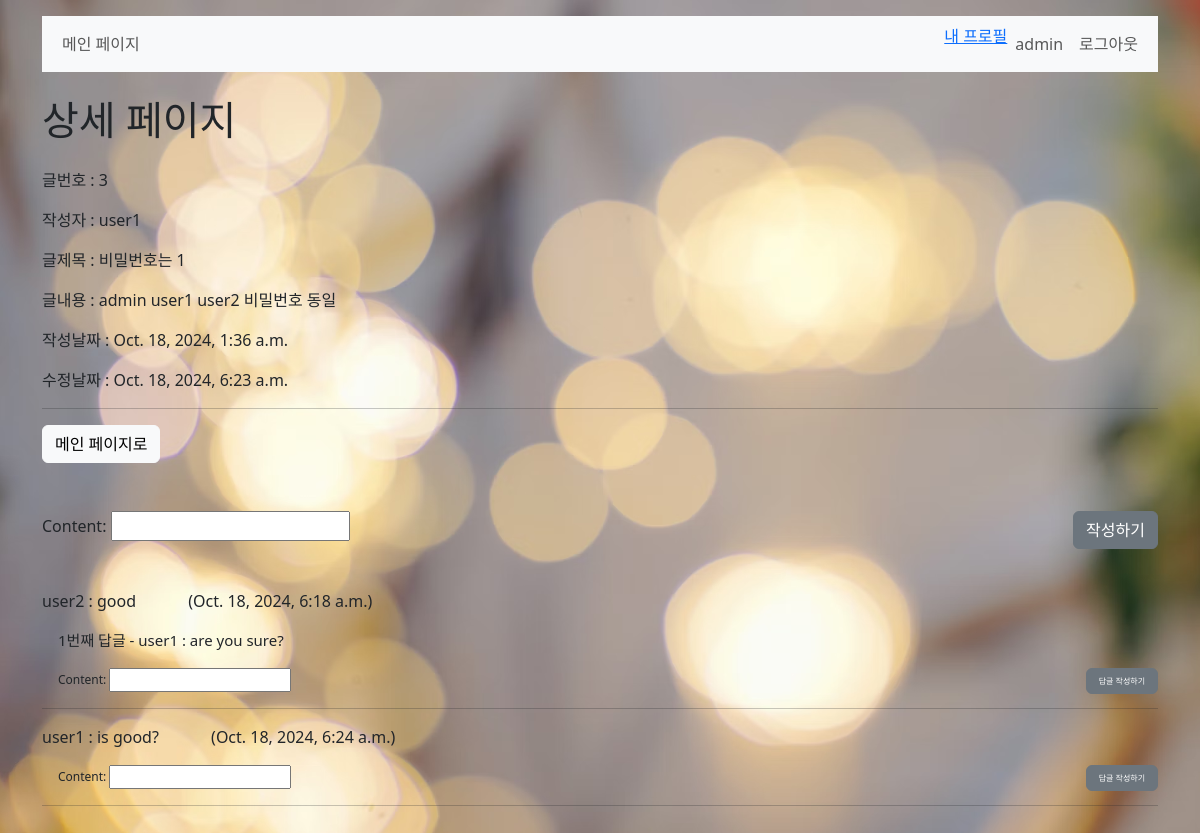
Page /boards/3/ (signed in) on the committed database.
### accounts/models.py (models this page shows)
class User(AbstractUser):
    following = models.ManyToManyField('self' , symmetrical=False , related_name='followers')

### boards/models.py (models this page shows)
class Board(models.Model):
    author = models.ForeignKey(settings.AUTH_USER_MODEL, on_delete=models.SET_NULL, null=True)
    title = models.CharField(max_length=20)
    content = models.TextField()
    created_at = models.DateTimeField(auto_now_add=True)
    updated_at = models.DateTimeField(auto_now=True)
    like_users = models.ManyToManyField(
        settings.AUTH_USER_MODEL, related_name='like_boards'
    )

class Comment(models.Model):
    author = models.ForeignKey(settings.AUTH_USER_MODEL, on_delete=models.SET_NULL, null=True)
    board = models.ForeignKey(Board, on_delete=models.CASCADE, related_name='comments')
    parent_comment = models.ForeignKey('self', on_delete=models.CASCADE, null=True, blank=True, related_name='replies')
    content = models.CharField(max_length=200)
    created_at = models.DateTimeField(auto_now_add=True)
    updated_at = models.DateTimeField(auto_now=True)

### boards/views.py (the view)
# urls.py: path('<int:pk>/', views.detail, name='detail'),
@require_http_methods(["GET", "POST"])
def detail(request, pk):
    board = get_object_or_404(Board, pk=pk)
    if request.method == 'POST':
        board.delete()
        return redirect('boards:index')
    comments = board.comments.filter(parent_comment__isnull=True)
    comment_form = CommentForm()
    context = {
        'board': board,
        'comments': comments,
        'comment_form': comment_form,
    }
    return render(request, 'boards/detail.html', context)

### boards/forms.py
class CommentForm(forms.ModelForm):
    class Meta:
        model = Comment
        fields = ('content', )

### boards/templates/boards/detail.html (shortened to what this page needs)
{% extends 'base.html' %}
{% block content %}
<div>
  <div class="d-flex justify-content-between">
    <h1 class="mb-4">상세 페이지</h1>
  </div>
  <p>글번호 : {{ board.id }}</p>
  <p>작성자 : {{ board.author }}</p>
  <p>글제목 : {{ board.title }}</p>
  <p>글내용 : {{ board.content }}</p>
  <p>작성날짜 : {{ board.created_at }}</p>
  <p>수정날짜 : {{ board.updated_at }}</p>
  <hr>
  <div class="mb-5 d-flex justify-content-between">
    <a href="{% url 'boards:index' %}"><button class="btn btn-light">메인 페이지로</button></a>
  </div>
  <form action="{% url 'boards:comment' board.id %}" method='POST'>
    <button class="btn btn-secondary" style="float: right;" type="submit">작성하기</button>
    {{ comment_form.as_p }}
  </form>
  <div class="mt-5">
    {% if comments|length == 0 %} 댓글이 없습니다.
    {% else %}
      {% for comment in comments %}
      <div class="my-3 d-flex justify-content-between">
        <div>
          <span>{{ comment.author }} : {{ comment.content }}</span>
          <span class="mx-5">({{ comment.created_at }})</span>
        </div>
        </div>
        {% for reply_comment in comment.replies.all %}
          <div class="d-flex">
            <p class="ms-3" style="font-size: 15px;">{{ forloop.counter }}번째 답글 - {{ reply_comment.author }} : {{ reply_comment.content }}</p>
          </div>
        {% endfor %}
        <form class="ms-3" style="font-size: 12px;" action="{% url 'boards:create_reply' comment.id %}" method='POST'>
          <button class="btn btn-secondary" style="float: right; font-size: 8px;" type="submit">답글 작성하기</button>
          {{ comment_form.as_p }}
        </form>
        <hr/>
      {% endfor %}
    {% endif %}
  </div>
</div>
{% endblock content %}

### templates/_navbar.html (shortened to what this page needs)
<nav class="navbar navbar-expand-lg bg-light">
  <div class="container-fluid">
    <div class="collapse navbar-collapse d-flex justify-content-between" id="navbarNav">
      <ul class="navbar-nav">
        <li class="nav-item">
          <a class="nav-link" aria-current="page" href="{% url 'boards:index' %}">메인 페이지</a>
        </li>
      </ul>
      <ul class="navbar-nav">
        {% if user.is_authenticated %}
          <li>
            <span>
              <a href="{% url "accounts:profile" user.username %}">내 프로필</a>
            </span>
          </li>
          <li>
            <span class="nav-link">{{ user }}</span>
          </li>
          <li>
            <a href="{% url "accounts:logout" %}" class="nav-link">로그아웃</a>
          </li>
        {% endif %}
      </ul>
    </div>
  </div>
</nav>

### rows in the picture
User: username "admin"
Board: id "3", author "user1", title "비밀번호는 1", content "admin user1 user2 비밀번호 동일", created_at "Oct. 18, 2024, 1:36 a.m.", updated_at "Oct. 18, 2024, 6:23 a.m."
Comment: author "user2", content "good", created_at "Oct. 18, 2024, 6:18 a.m."
Comment: author "user1", content "are you sure?"
Comment: author "user1", content "is good?", created_at "Oct. 18, 2024, 6:24 a.m."
